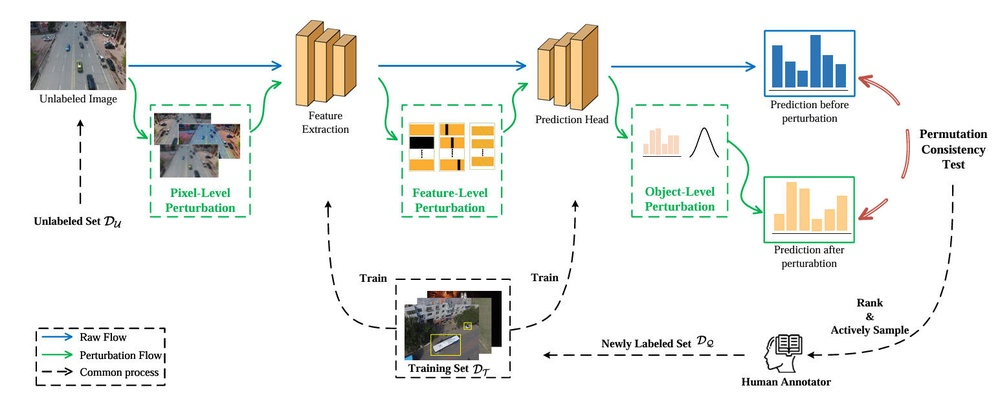
#> input picture assets/method.jpg, 1000 x 403 px, shrunk from 1545 x 622 before the run; its folder holds only this picture in this run
$ python -i aug_img.py   (imports and definitions only)
#> lines starting #> are read from the running program, lines starting #| are printed output that depends on the picture
#> further down, picture is the input picture: shape (403, 1000, 3); mean B, G, R 236, 238.7, 238
import os
import random

import cv2
import numpy as np


def image_flip(img, flip_code):
    """
    翻转图像（水平或垂直）。
    """
    return cv2.flip(img, flip_code)


def hsv_adjustment(img, h_gain=0.5, s_gain=0.5, v_gain=0.5):
    """
    调整图像的 HSV 颜色空间。
    """
#> called with h_gain = 0.5, s_gain = 0.5, v_gain = 0.5
    img_hsv = cv2.cvtColor(img, cv2.COLOR_BGR2HSV).astype(np.float32)
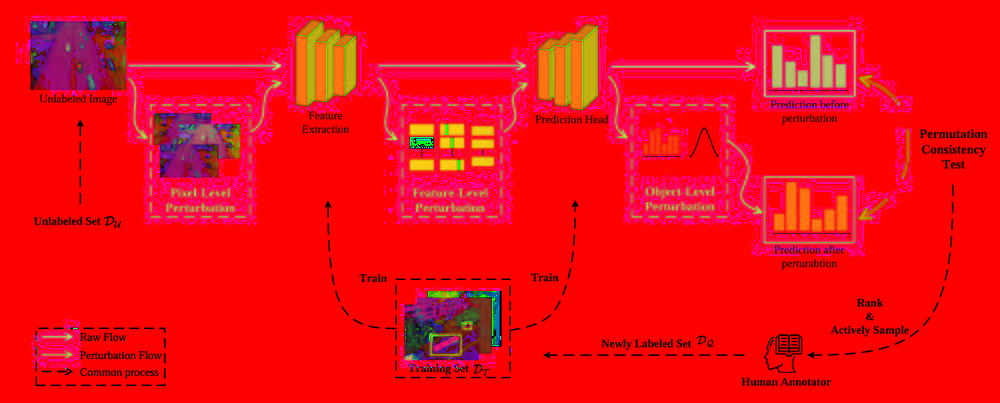
#> img_hsv: shape (403, 1000, 3) float32; mean B, G, R 18, 10.9, 242
    h, s, v = cv2.split(img_hsv)
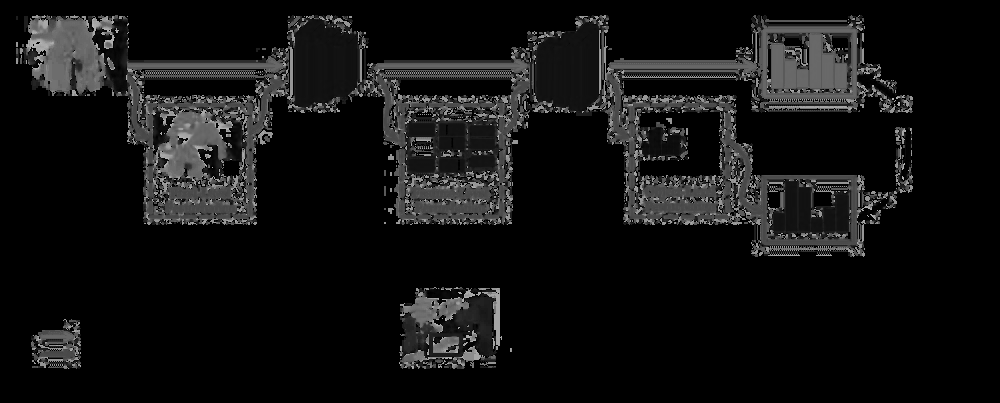
#> h: shape (403, 1000) float32; min 0, max 179, mean 18
    h = ((h + random.uniform(-1, 1) * h_gain * 180) % 180).astype(np.uint8)
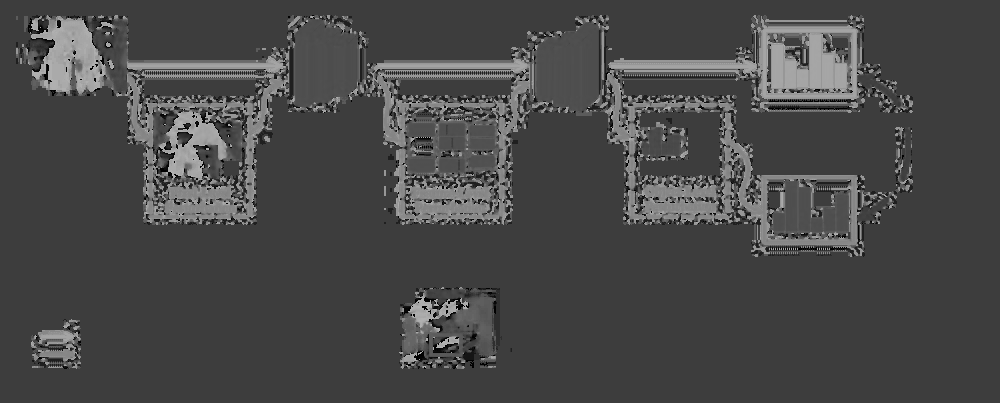
#> h: shape (403, 1000); min 0, max 179, mean 72.1
    s = np.clip(s * (1 + random.uniform(-1, 1) * s_gain), 0, 255).astype(np.uint8)
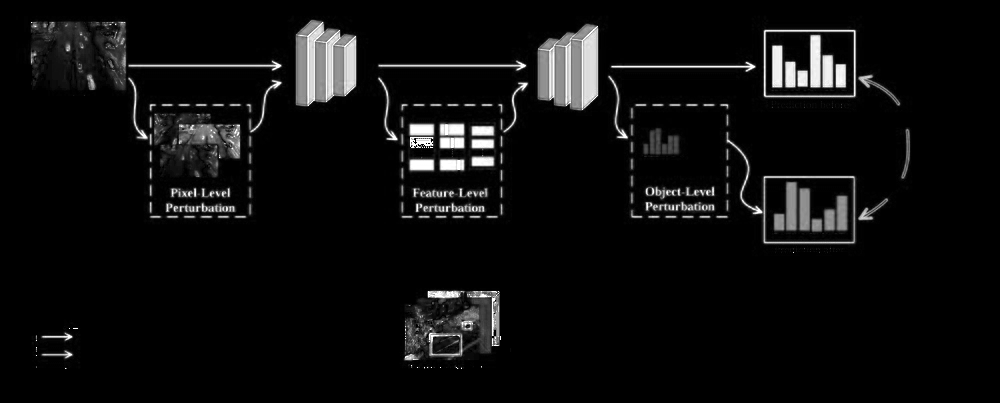
#> s: shape (403, 1000); min 0, max 255, mean 13.5
    v = np.clip(v * (1 + random.uniform(-1, 1) * v_gain), 0, 255).astype(np.uint8)
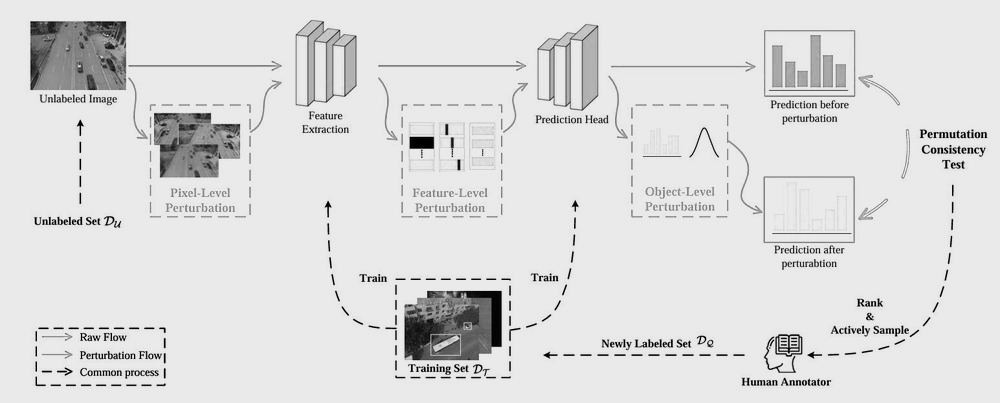
#> v: shape (403, 1000); min 0, max 234, mean 221.4
    img_hsv = cv2.merge((h, s, v))
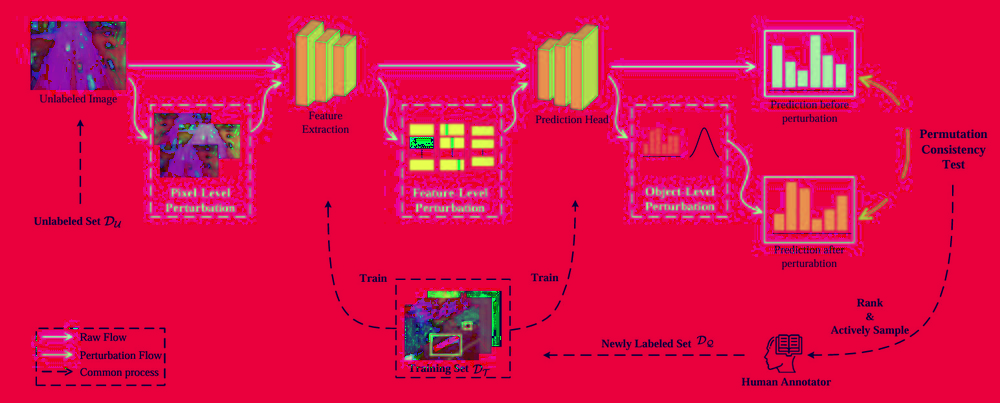
#> img_hsv: shape (403, 1000, 3); mean B, G, R 72.1, 13.5, 221.4
    return cv2.cvtColor(img_hsv.astype(np.uint8), cv2.COLOR_HSV2BGR)
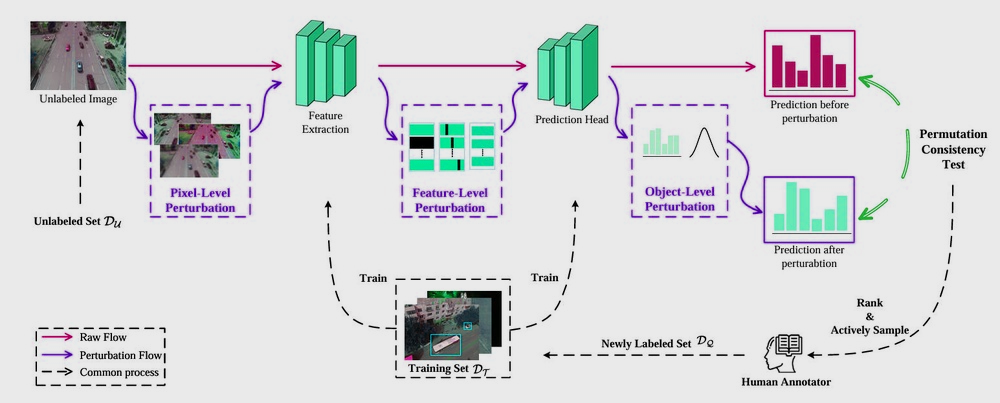
#> returned value: shape (403, 1000, 3); mean B, G, R 218.5, 217.6, 215.3


def gaussian_blur(img, kernel_size=(7, 7), sigma=5.0):
    """
    对图像应用高斯模糊。
    """
    return cv2.GaussianBlur(img, kernel_size, sigma)


def save_images(input_folder, output_folder):
    # 创建输出文件夹（如果不存在）
    if not os.path.exists(output_folder):
        os.makedirs(output_folder)

    # 遍历输入文件夹中的所有图像文件
    for image_file in os.listdir(input_folder):
        input_image_path = os.path.join(input_folder, image_file)
        # 读取原始图像
        img = cv2.imread(input_image_path)
        if img is None:
            print(f"无法读取图像：{input_image_path}")
            continue

        # 获取图像文件名（不包含扩展名）
        image_name = os.path.splitext(os.path.basename(input_image_path))[0]

        # 应用所有图像增强并保存最终结果
        # enhanced_img = gaussian_blur(hsv_adjustment(image_flip(img, 1)))
        # enhanced_img = image_flip(img, 1)
        enhanced_img = gaussian_blur(img)
        # enhanced_img = gaussian_blur(hsv_adjustment(image_flip(img, 1)))
        enhanced_image_path = os.path.join(output_folder, f"{image_name}_enhanced3.jpg")
        cv2.imwrite(enhanced_image_path, enhanced_img)
        print(f"已保存增强图像到文件夹：{output_folder}")


# [7 lines not run here, left out]

>>> import cv2
>>> picture = cv2.imread('../assets/method.jpg')
>>> result = hsv_adjustment(picture)
